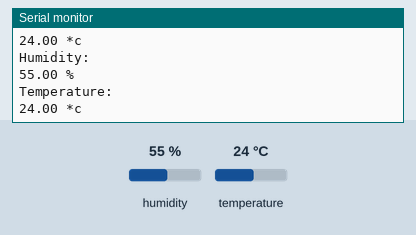
This sketch was run on a simulated Arduino Uno, built with avr-gcc and run on an emulated ATmega328P. Shown: the last lines printed to the serial monitor. The test bench sets the inputs (shaded band); at power-on: humidity 55 %, temperature 24 °C.

Above: at 5.8 s.
5.9 s: humidity set to 22 %
At 9.1 s:
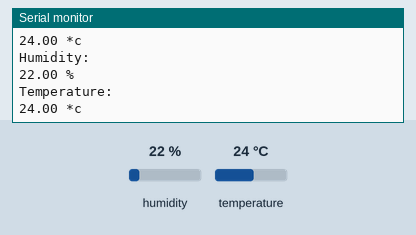
10.2 s: temperature set to 12 °C
At 12.3 s:
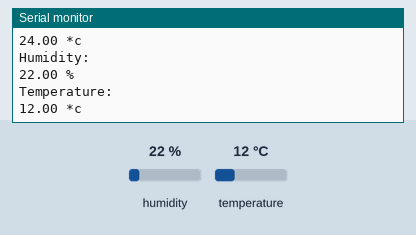
14.5 s: humidity set to 40 %
At 17.5 s:
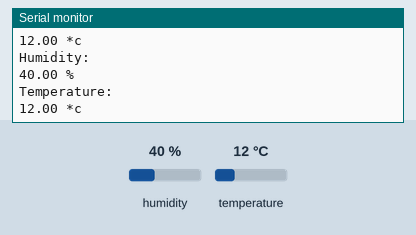
Timing chart, 0 to 19.0 s (numbered marks = the images above; inputs shaded):
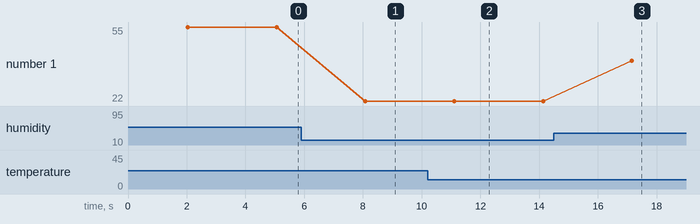

Measured:
- after the input at 5.9 s, the serial monitor: prints a new line after 2.2 s (image 1)
- after the input at 10.2 s, the serial monitor: prints a new line after 0.93 s (image 2)
- after the input at 14.5 s, the serial monitor: prints a new line after 2.7 s (image 3)
- plotted number 1: 55 → 22 after the input at 5.9 s, 22 → 40 after the input at 14.5 s

The sketch:

tempature_sensor2.ino
```cpp
#include <DHT.h>
#include <DHT_U.h>

DHT dht(7,DHT11);
void setup() {
  // put your setup code here, to run once:
Serial.begin(9600);
dht.begin();
}

void loop() {
  // put your main code here, to run repeatedly:
delay(2000);
float h = dht.readHumidity();
float t = dht.readTemperature();
Serial.println("Humidity: ");
Serial.print(h);
Serial.println(" %");
Serial.println("Temperature: ");
Serial.print(t);
Serial.println(" *c");
delay(1000);


}
```
